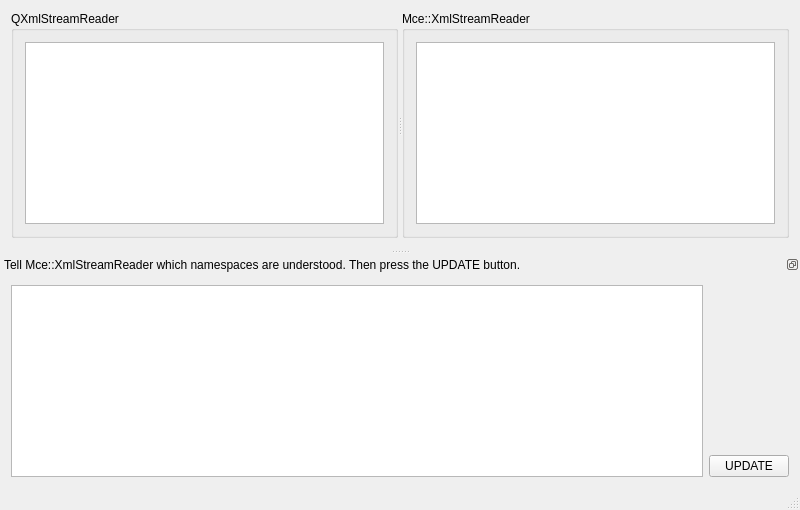
<?xml version="1.0" encoding="UTF-8"?>
<ui version="4.0">
 <class>MceXmlWidget</class>
 <widget class="QMainWindow" name="MceXmlWidget">
  <property name="geometry">
   <rect>
    <x>0</x>
    <y>0</y>
    <width>800</width>
    <height>510</height>
   </rect>
  </property>
  <property name="windowTitle">
   <string>Mce::XmlStreamReader Demo</string>
  </property>
  <widget class="QWidget" name="centralWidget">
   <layout class="QHBoxLayout" name="horizontalLayout_2">
    <item>
     <widget class="QSplitter" name="splitter">
      <property name="orientation">
       <enum>Qt::Horizontal</enum>
      </property>
      <widget class="QGroupBox" name="groupBox">
       <property name="title">
        <string>QXmlStreamReader</string>
       </property>
       <layout class="QVBoxLayout" name="verticalLayout">
        <item>
         <widget class="QPlainTextEdit" name="normalXmlOutEdit">
          <property name="lineWrapMode">
           <enum>QPlainTextEdit::NoWrap</enum>
          </property>
          <property name="readOnly">
           <bool>true</bool>
          </property>
         </widget>
        </item>
       </layout>
      </widget>
      <widget class="QGroupBox" name="groupBox_2">
       <property name="title">
        <string>Mce::XmlStreamReader</string>
       </property>
       <layout class="QVBoxLayout" name="verticalLayout_2">
        <item>
         <widget class="QPlainTextEdit" name="mceOutTextEdit">
          <property name="lineWrapMode">
           <enum>QPlainTextEdit::NoWrap</enum>
          </property>
          <property name="readOnly">
           <bool>true</bool>
          </property>
         </widget>
        </item>
       </layout>
      </widget>
     </widget>
    </item>
   </layout>
  </widget>
  <widget class="QStatusBar" name="statusBar"/>
  <widget class="QDockWidget" name="dockWidget">
   <property name="features">
    <set>QDockWidget::DockWidgetFloatable|QDockWidget::DockWidgetMovable</set>
   </property>
   <property name="allowedAreas">
    <set>Qt::BottomDockWidgetArea|Qt::TopDockWidgetArea</set>
   </property>
   <property name="windowTitle">
    <string>Tell Mce::XmlStreamReader which namespaces are understood. Then press the UPDATE button.</string>
   </property>
   <attribute name="dockWidgetArea">
    <number>8</number>
   </attribute>
   <widget class="QWidget" name="dockWidgetContents">
    <layout class="QHBoxLayout" name="horizontalLayout">
     <item>
      <widget class="QListWidget" name="nsListWidget">
       <property name="sizePolicy">
        <sizepolicy hsizetype="Expanding" vsizetype="Preferred">
         <horstretch>0</horstretch>
         <verstretch>0</verstretch>
        </sizepolicy>
       </property>
       <property name="alternatingRowColors">
        <bool>true</bool>
       </property>
      </widget>
     </item>
     <item>
      <layout class="QVBoxLayout" name="verticalLayout_4">
       <item>
        <spacer name="verticalSpacer">
         <property name="orientation">
          <enum>Qt::Vertical</enum>
         </property>
         <property name="sizeHint" stdset="0">
          <size>
           <width>20</width>
           <height>40</height>
          </size>
         </property>
        </spacer>
       </item>
       <item>
        <widget class="QPushButton" name="mceUpdateButton">
         <property name="text">
          <string>UPDATE</string>
         </property>
        </widget>
       </item>
      </layout>
     </item>
    </layout>
   </widget>
  </widget>
 </widget>
 <layoutdefault spacing="6" margin="11"/>
 <resources/>
 <connections/>
</ui>
